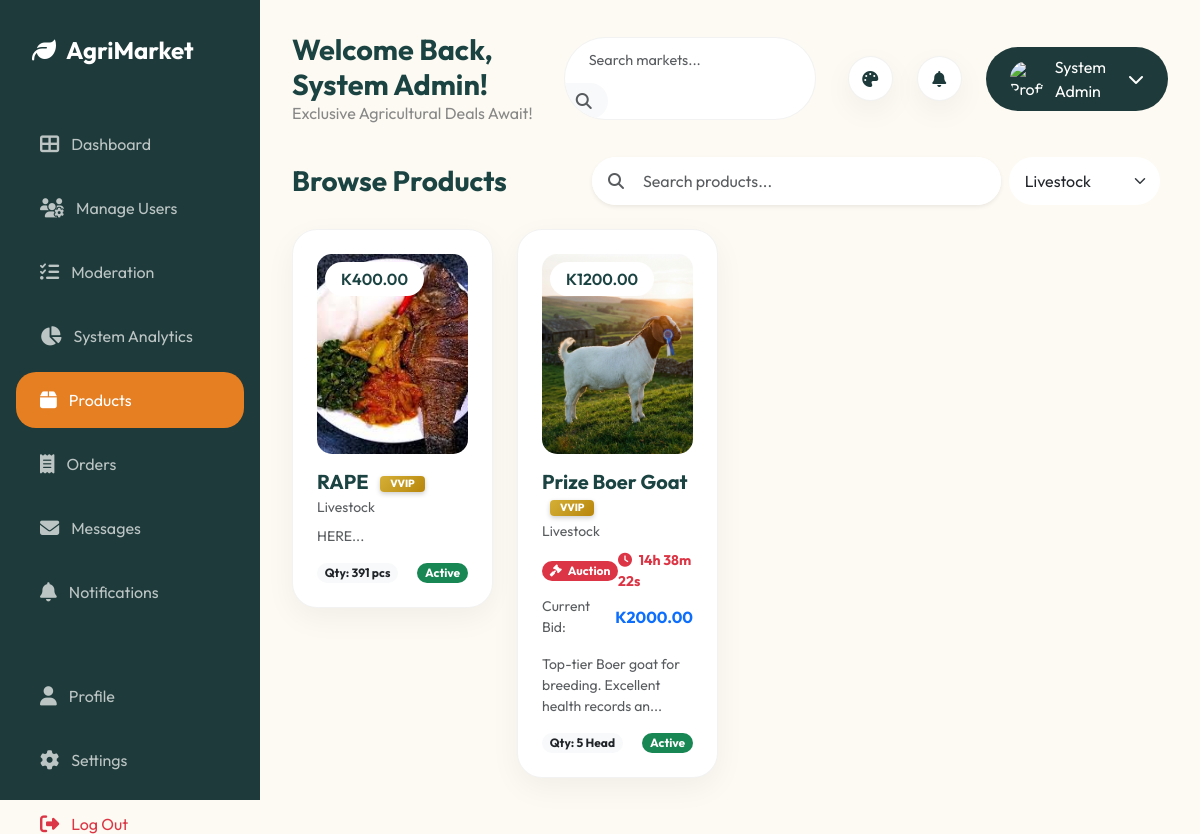
Page /products.php?category=4 (signed in) on the committed database.
### tables this page shows
CREATE TABLE `products` (
  `id` int(11) NOT NULL,
  `farmer_id` int(11) NOT NULL,
  `category_id` int(11) NOT NULL,
  `name` varchar(100) NOT NULL,
  `description` text DEFAULT NULL,
  `price` decimal(10,2) NOT NULL,
  `quantity` int(11) NOT NULL,
  `unit` varchar(20) DEFAULT 'unit',
  `image` varchar(255) DEFAULT NULL,
  `status` enum('active','sold_out','moderated') DEFAULT 'active',
  `created_at` timestamp NOT NULL DEFAULT current_timestamp(),
  `is_auction` tinyint(1) DEFAULT 0,
  `starting_bid` decimal(10,2) DEFAULT 0.00,
  `current_bid` decimal(10,2) DEFAULT 0.00,
  `auction_end` timestamp NULL DEFAULT NULL,
  `location_lat` decimal(10,8) DEFAULT NULL,
  `location_lng` decimal(11,8) DEFAULT NULL,
  `video_url` varchar(255) DEFAULT NULL
);

CREATE TABLE `categories` (
  `id` int(11) NOT NULL,
  `name` varchar(50) NOT NULL,
  `description` text DEFAULT NULL
);

### products.php (the view, shortened to what this page needs)
<?php
include 'includes/header.inc.php';
include 'config.php';
$role = $_SESSION['role'];
$user_id = $_SESSION['user_id'];
$stmt = $pdo->query("SELECT * FROM categories");
$categories = $stmt->fetchAll();
$search = $_GET['search'] ?? '';
$category_filter = $_GET['category'] ?? '';
$query = "SELECT p.*, c.name as category_name" . ($role == 'farmer' ? "" : ", u.full_name as farmer_name, u.membership_type as farmer_membership") . "
          FROM products p
          JOIN categories c ON p.category_id = c.id";
if ($role != 'farmer') {
    $query .= " JOIN users u ON p.farmer_id = u.id";
}
$where_clauses = [];
$params = [];
if ($role == 'farmer') {
    $where_clauses[] = "p.farmer_id = ?";
    $params[] = $user_id;
} else {
    $where_clauses[] = "p.status = 'active'";
}
if (!empty($category_filter)) {
    $where_clauses[] = "p.category_id = ?";
    $params[] = $category_filter;
}
if (!empty($where_clauses)) {
    $query .= " WHERE " . implode(" AND ", $where_clauses);
}
$stmt = $pdo->prepare($query);
$stmt->execute($params);
$products = $stmt->fetchAll();
?>
<div class="d-flex">
    <?php include 'includes/sidebar.php'; ?>
    <div class="main-content w-100">
        <?php include 'includes/topbar.php'; ?>
        <div class="container-fluid p-0 animate-fade">
            <div class="row mb-4 align-items-center">
                <div class="col-md-4">
                    <h3 class="fw-bold m-0"><?php echo $role == 'farmer' ? 'My Listings' : 'Browse Products'; ?></h3>
                </div>
                <div class="col-md-8">
                    <form action="products.php" method="GET" class="d-flex gap-2">
                        <div class="input-group shadow-sm rounded-pill overflow-hidden bg-white">
                            <button type="submit" class="btn bg-white border-0 ps-3">
                                <i class="fas fa-search text-muted"></i>
                            </button>
                            <input type="text" name="search" class="form-control border-0 ps-2" placeholder="Search products..." value="<?php echo $search; ?>" style="box-shadow: none;">
                        </div>
                        <select name="category" class="form-select border-0 rounded-pill px-3 me-2" style="width: 200px;" onchange="this.form.submit()">
                            <?php foreach ($categories as $cat): ?>
                                <option value="<?php echo $cat['id']; ?>" <?php echo $category_filter == $cat['id'] ? 'selected' : ''; ?>>
                                    <?php echo $cat['name']; ?>
                                </option>
                            <?php endforeach; ?>
                        </select>
                    </form>
                </div>
            </div>
            <div class="row">
                <?php foreach ($products as $product): ?>
                    <div class="col-md-6 col-lg-4 col-xl-3">
                        <div class="product-card">
                            <span class="product-price">K<?php echo $product['price']; ?></span>
                            <a href="product_details.php?id=<?php echo $product['id']; ?>" class="text-decoration-none text-dark">
                                <img src="<?php echo $product['image'] ? 'uploads/products/' . $product['image'] : 'https://images.unsplash.com/photo-1595147389795-37094173bfd8?ixlib=rb-1.2.1&auto=format&fit=crop&w=500&q=60'; ?>" class="product-img" alt="<?php echo $product['name']; ?>">
                            </a>
                            <div class="d-flex justify-content-between align-items-start mb-2">
                                <div>
                                    <h5 class="fw-bold mb-0">
                                        <?php echo $product['name']; ?>
                                        <?php if (isset($product['farmer_membership']) && $product['farmer_membership'] == 'vvip'): ?>
                                            <span class="vvip-tag">VVIP</span>
                                        <?php endif; ?>
                                    </h5>
                                    <small class="text-muted"><?php echo $product['category_name']; ?></small>
                                </div>
                             </div>
                             <?php if ($product['is_auction']): ?>
                                <div class="auction-status mb-3">
                                    <div class="d-flex justify-content-between align-items-center mb-1">
                                        <span class="badge bg-danger rounded-pill"><i class="fas fa-gavel me-1"></i> Auction</span>
                                        <span class="text-danger fw-bold small countdown" data-end="<?php echo $product['auction_end']; ?>">
                                        </span>
                                    </div>
                                    <div class="d-flex justify-content-between align-items-center">
                                        <small class="text-muted">Current Bid:</small>
                                        <span class="fw-bold text-primary">K<?php echo $product['current_bid'] ?? $product['price']; ?></span>
                                    </div>
                                </div>
                             <?php endif; ?>
                            <p class="text-muted small mb-3"><?php echo substr($product['description'], 0, 60) . '...'; ?></p>
                            <div class="d-flex justify-content-between align-items-center">
                                <span class="badge bg-light text-dark rounded-pill">Qty: <?php echo $product['quantity']; ?> <?php echo $product['unit']; ?></span>
                                <?php if ($role == 'buyer'): ?>
                                    <?php if ($product['is_auction']): ?>
                                        <a href="product_details.php?id=<?php echo $product['id']; ?>" class="btn btn-primary btn-sm rounded-pill px-3">Place Bid</a>
                                    <?php else: ?>
                                        <div class="d-flex gap-2">
                                            <a href="api/cart.php?action=add&product_id=<?php echo $product['id']; ?>&redirect=back" class="btn btn-success btn-sm rounded-pill px-3">
                                                <i class="fas fa-cart-plus me-1"></i> Cart
                                            </a>
                                            <form action="api/orders.php" method="POST" class="d-inline">
                                                <input type="hidden" name="action" value="place_order">
                                                <input type="hidden" name="product_id" value="<?php echo $product['id']; ?>">
                                                <input type="hidden" name="quantity" value="1">
                                                <button type="submit" class="btn btn-primary btn-sm rounded-pill px-3">Order Now</button>
                                            </form>
                                        </div>
                                    <?php endif; ?>
                                <?php else: ?>
                                    <span class="badge bg-<?php echo $product['status'] == 'active' ? 'success' : 'warning'; ?> rounded-pill"><?php echo ucfirst($product['status']); ?></span>
                                <?php endif; ?>
                            </div>
                        </div>
                    </div>
                <?php endforeach; ?>
            </div>
        </div>
    </div>
</div>
</body>
</html>

### assets/css/style.css (style rules this page uses)
:root { --primary-teal: #1e3a3a; --secondary-teal: #1b4342; --accent-orange: #e67e22; --dark-orange: #d35400; --bg-cream: #fcfaf2; --text-dark: #1b4342; --text-light: #ffffff; --text-muted: #888888; --card-bg: #ffffff; --sidebar-width: 260px; --border-radius: 20px; --soft-shadow: 0 10px 30px rgba(0, 0, 0, 0.05); --border-color: rgba(0, 0, 0, 0.05); --input-bg: #ffffff; }
body { font-family: 'Outfit', sans-serif; background-color: var(--bg-cream); color: var(--text-dark); margin: 0; overflow-x: hidden; }
.main-content { margin-left: var(--sidebar-width); padding: 2rem; min-height: 100vh; }
.vvip-tag { background: linear-gradient(135deg, #d4af37, #b8860b); color: white; padding: 2px 10px; border-radius: 4px; font-size: 0.65rem; font-weight: 800; text-transform: uppercase; margin-left: 8px; box-shadow: 0 2px 5px rgba(0, 0, 0, 0.2); display: inline-block; vertical-align: middle; }
.product-card { background-color: var(--card-bg); border-radius: 25px; padding: 1.5rem; box-shadow: var(--soft-shadow); transition: transform 0.3s ease; margin-bottom: 1.5rem; position: relative; border: 1px solid var(--border-color); }
.product-img { width: 100%; height: 200px; border-radius: 15px; object-fit: cover; margin-bottom: 1rem; }
.product-price { background: white; padding: 0.3rem 1rem; border-radius: 50px; position: absolute; top: 2rem; left: 2rem; font-weight: 600; }
.form-control { border-radius: 12px; padding: 12px 20px; border: 1px solid var(--border-color); background-color: var(--input-bg); color: var(--text-dark); }
.animate-fade { animation: fadeIn 0.5s ease forwards; }

### rows in the picture
products: price "400.00", image (picture), name "RAPE", category.name "Livestock", description "HERE", quantity "391", unit "pcs", status "Active"
products: price "1200.00", image (picture), name "Prize Boer Goat", category.name "Livestock", current_bid "2000.00", description "Top-tier Boer goat for breeding. Excellent health records an", quantity "5", unit "Head", status "Active"

### other values in the picture
$_SESSION['full_name'] "System Admin"
form field category "Livestock"
